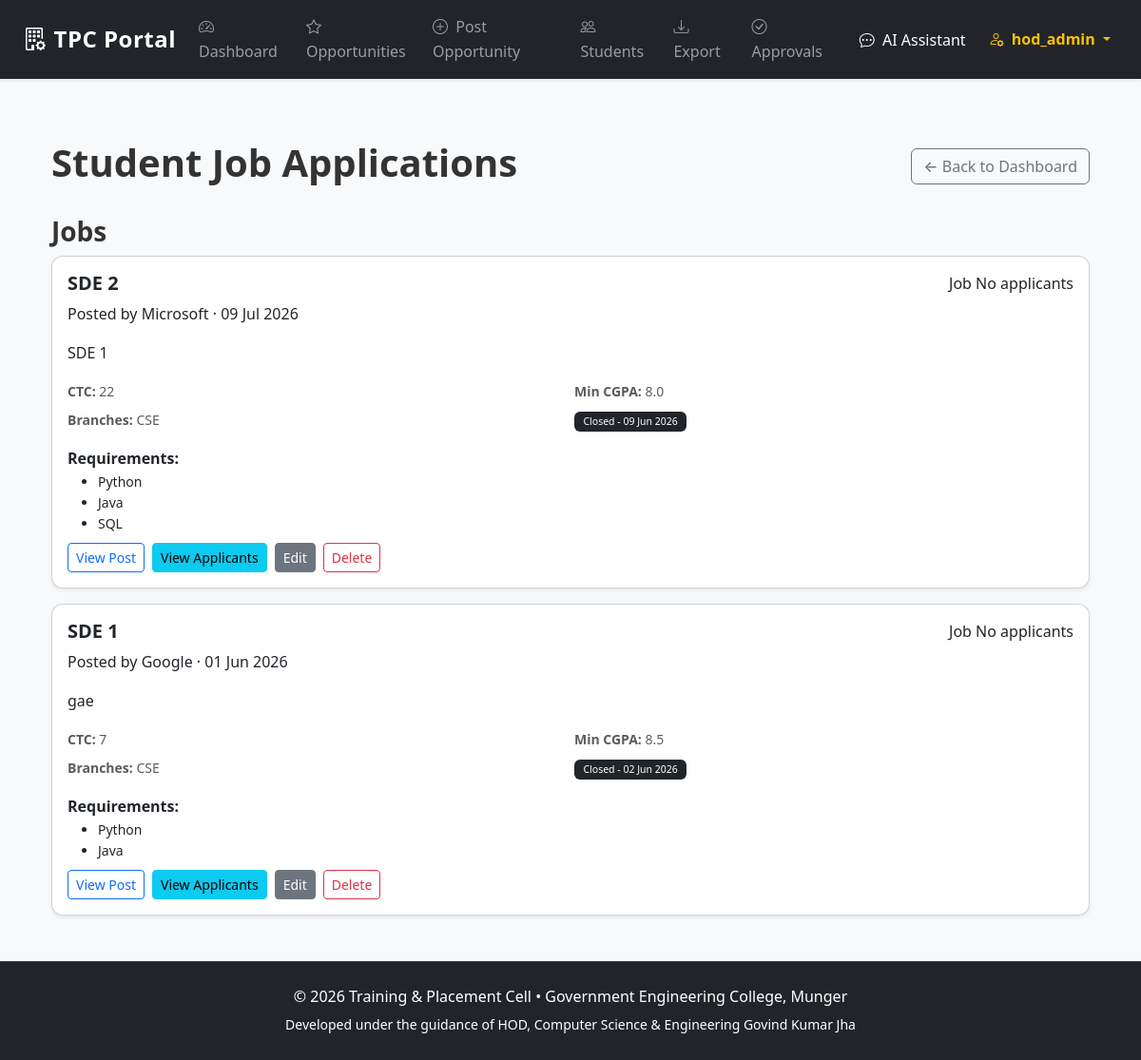
Page /admin/opportunities (signed in) on the committed database.
### app/models.py (models this page shows, shortened)
class User(db.Model):
    __tablename__ = 'users'
    id = db.Column(db.Integer, primary_key=True)
    username = db.Column(db.String(50), unique=True, nullable=False, index=True)
    full_name = db.Column(db.String(100))
    email = db.Column(db.String(120), unique=True, nullable=False, index=True)
    password = db.Column(db.String(255), nullable=False)  # hashed
    role = db.Column(db.String(20), nullable=False)  # Student, HOD, Principal, Corporate, TPO, Admin
    is_active = db.Column(db.Boolean, default=True, nullable=False)
    created_at = db.Column(db.DateTime, default=datetime.utcnow)
    updated_at = db.Column(db.DateTime, default=datetime.utcnow, onupdate=datetime.utcnow)
    student_profile = db.relationship('StudentProfile', back_populates='user', uselist=False, cascade='all, delete-orphan')
    applications = db.relationship('Application', back_populates='student', lazy='dynamic')
    student_verification = db.relationship('StudentVerification', back_populates='user', uselist=False, cascade='all, delete-orphan', foreign_keys='StudentVerification.user_id')
    corporate_profile = db.relationship('CorporateProfile', back_populates='user', uselist=False, cascade='all, delete-orphan', foreign_keys='CorporateProfile.user_id')
    corporate_access_tokens = db.relationship('CorporateAccessToken', back_populates='created_by', lazy='dynamic')

class Opportunity(db.Model):
    __tablename__ = 'opportunities'
    id = db.Column(db.Integer, primary_key=True)
    title = db.Column(db.String(200), nullable=False)
    type = db.Column(db.String(50), nullable=False)  # e.g. Job, Internship, Session, Hackathon, Bootcamp, Seminar
    organizer = db.Column(db.String(150))
    company_name = db.Column(db.String(150))
    description = db.Column(db.Text)
    requirements = db.Column(db.Text)  # JSON string or newline-separated list
    date = db.Column(db.DateTime)
    mode = db.Column(db.String(50))
    ctc = db.Column(db.String(50))  # e.g. "12 LPA", "500/month"
    min_cgpa = db.Column(db.Float)  # Minimum CGPA required
    allowed_branches = db.Column(db.Text)  # comma-separated
    deadline = db.Column(db.DateTime)  # Application deadline
    created_at = db.Column(db.DateTime, default=datetime.utcnow)
    def get_requirements_list(self):
        if not self.requirements:
            return []
        try:
            import json
            data = json.loads(self.requirements)
            if isinstance(data, list):
                return data
        except Exception:
            pass
        return [r.strip() for r in self.requirements.splitlines() if r.strip()]
    def get_deadline_status(self):
        now = datetime.utcnow()
        time_diff = self.deadline - now
        days_left = time_diff.days if time_diff.total_seconds() >= 0 else -1
        if days_left < 0:
            return {
                'color': 'dark',
                'text': 'Closed',
                'days_left': 0,
                'is_closed': True
            }

### app/admin/routes.py (the view)
@bp.route('/opportunities')
@admin_required
def opportunities():
    page = request.args.get('page', 1, type=int)
    query = Opportunity.query.order_by(Opportunity.created_at.desc())
    opps = query.paginate(page=page, per_page=15, error_out=False)
    deadline_statuses = {}
    for opp in opps.items:
        deadline_statuses[opp.id] = opp.get_deadline_status()
    return render_template('admin/applications.html',
                          opportunities=opps.items,
                          deadline_statuses=deadline_statuses)

### templates/admin/applications.html (shortened to what this page needs)
{% extends "base.html" %}
{% block content %}
<div class="container-fluid py-4">
    <div class="d-flex justify-content-between align-items-center mb-4">
        <h1>Student Job Applications</h1>
        <a href="{{ url_for('admin.dashboard') }}" class="btn btn-outline-secondary">
            ← Back to Dashboard
        </a>
    </div>
    {% if opportunities %}
        {% set types = ['Job', 'Internship', 'Session', 'Hackathon', 'Bootcamp', 'Seminar'] %}
        {% set plural = {'Job':'Jobs','Internship':'Internships','Session':'Sessions','Hackathon':'Hackathons','Bootcamp':'Bootcamps','Seminar':'Seminars'} %}
        {% for t in types %}
            {% set items = opportunities|selectattr('type','equalto', t)|list %}
            {% if items %}
                <h3 class="mt-4">{{ plural[t] }}</h3>
                <div class="row g-3">
                    {% for opp in items %}
                        <div class="col-12">
                            <article class="card shadow-sm">
                                <div class="card-body">
                                    <div class="d-flex justify-content-between align-items-start mb-2\">
                                        <div>
                                            <h5 class=\"card-title mb-1\">{{ opp.title }}</h5>
                                            <p class=\"mb-0 small text-muted\">Posted by {{ opp.organizer or opp.company_name or 'Admin' }} · {{ opp.date.strftime('%d %b %Y') if opp.date else 'TBA' }}</p>
                                        </div>
                                        <div class=\"text-end\">
                                            <span class=\"badge bg-info text-dark\">{{ opp.type }}</span>
                                            <span class=\"badge bg-primary d-block mt-2\">
                                                {% set app_count = opp.applications|length if opp.applications else 0 %}
                                                {% if app_count > 0 %}
                                                    {{ app_count }} Applicants
                                                {% else %}
                                                    No applicants
                                                {% endif %}
                                            </span>
                                        </div>
                                    </div>
                                    <p class="card-text">{{ opp.description or 'No description provided.' }}</p>
                                    {% if opp.type in ['Job', 'Internship'] %}
                                    <div class="row g-2 mb-3 small text-muted">
                                        <div class="col-6">
                                            <strong>CTC:</strong> {{ opp.ctc or '—' }}
                                        </div>
                                        <div class="col-6">
                                            <strong>Min CGPA:</strong> {{ opp.min_cgpa or '—' }}
                                        </div>
                                        <div class="col-6">
                                            <strong>Branches:</strong> {{ opp.allowed_branches or '—' }}
                                        </div>
                                        <div class="col-6">
                                            {% if deadline_statuses and opp.id in deadline_statuses %}
                                                {% set status = deadline_statuses[opp.id] %}
                                                <span class="badge bg-{{ status.color }}"
                                                      title="{% if status.days_left is not none %}{{ status.days_left }} days left{% endif %}">
                                                    {{ status.text }} - {{ opp.deadline.strftime('%d %b %Y') if opp.deadline else 'TBA' }}
                                                </span>
                                            {% else %}
                                                <strong>Deadline:</strong> {{ opp.deadline.strftime('%d %b %Y') if opp.deadline else 'TBA' }}
                                            {% endif %}
                                        </div>
                                    </div>
                                    {% endif %}
                                    <div class="mb-2">
                                        <strong>Requirements:</strong>
                                        {% set reqs = opp.get_requirements_list() %}
                                        {% if reqs %}
                                            <ul class="mb-0">
                                                {% for req in reqs %}
                                                    <li class="small">{{ req }}</li>
                                                {% endfor %}
                                            </ul>
                                        {% else %}
                                            <p class="mb-0 small text-muted">No specific requirements</p>
                                        {% endif %}
                                    </div>
                                    <div class="d-flex gap-2">
                                        <a href="{{ url_for('admin.view_opportunity', opp_id=opp.id) }}" class="btn btn-sm btn-outline-primary">View Post</a>
                                        <a href="{{ url_for('admin.opportunity_applicants', opp_id=opp.id) }}" class="btn btn-sm btn-info">View Applicants</a>
                                        <a href="{{ url_for('admin.edit_opportunity', opp_id=opp.id) }}" class="btn btn-sm btn-secondary">Edit</a>
                                        <form action="{{ url_for('admin.delete_opportunity', opp_id=opp.id) }}" method="post" class="d-inline">
                                            <button type="submit" class="btn btn-sm btn-outline-danger" onclick="return confirm('Delete this opportunity?')">Delete</button>
                                        </form>
                                    </div>
                                </div>
                            </article>
                        </div>
                    {% endfor %}
                </div>
            {% endif %}
        {% endfor %}
    {% else %}
        <div class="text-center py-5">
            <h3 class="text-muted">No opportunities found</h3>
        </div>
    {% endif %}
</div>
{% endblock %}

### templates/base.html (shortened to what this page needs)
<!DOCTYPE html>
<html lang="en">
<head>
    <link href="https://cdn.jsdelivr.net/npm/bootstrap@5.3.3/dist/css/bootstrap.min.css"
          rel="stylesheet"
>
    <link rel="stylesheet" href="https://cdn.jsdelivr.net/npm/bootstrap-icons@1.11.3/font/bootstrap-icons.min.css">
    <link rel="stylesheet" href="{{ url_for('static', filename='css/styles.css') }}">
</head>
<body class="bg-light">
    <nav class="navbar navbar-expand-lg navbar-dark bg-dark shadow-sm">
        <div class="container-fluid px-4">
            <a class="navbar-brand fw-bold fs-4" href="{{ url_for('main.index') }}">
                <i class="bi bi-building-gear me-2"></i>TPC Portal
            </a>
            <div class="collapse navbar-collapse" id="navbarNav">
                <ul class="navbar-nav ms-auto align-items-center">
                    {% if 'user_id' in session %}
                        {% if session.role in ['Admin', 'TPO', 'HOD'] %}
                            <li class="nav-item">
                                <a class="nav-link" href="{{ url_for('admin.dashboard') }}">
                                    <i class="bi bi-speedometer2 me-1"></i> Dashboard
                                </a>
                            </li>
                            <li class="nav-item">
                                <a class="nav-link" href="{{ url_for('admin.opportunities') }}">
                                    <i class="bi bi-star me-1"></i> Opportunities
                                </a>
                            </li>
                            <li class="nav-item">
                                <a class="nav-link" href="{{ url_for('admin.new_opportunity') }}">
                                    <i class="bi bi-plus-circle me-1"></i> Post Opportunity
                                </a>
                            </li>
                            <li class="nav-item">
                                <a class="nav-link" href="{{ url_for('admin.view_students') }}">
                                    <i class="bi bi-people me-1"></i> Students
                                </a>
                            </li>
                            <li class="nav-item">
                                <a class="nav-link" href="{{ url_for('admin.export_students') }}">
                                    <i class="bi bi-download me-1"></i> Export
                                </a>
                            </li>
                            {% if session.role == 'TPO' %}
                                <li class="nav-item">
                                    <a class="nav-link" href="{{ url_for('tpo.approve_students') }}">
                                        <i class="bi bi-check-circle me-1"></i> Approvals
                                    </a>
                                </li>
                            {% elif session.role == 'HOD' %}
                                <li class="nav-item">
                                    <a class="nav-link" href="{{ url_for('hod.approve_students') }}">
                                        <i class="bi bi-check-circle me-1"></i> Approvals
                                    </a>
                                </li>
                            {% endif %}
                        {% elif session.role == 'Principal' %}
                            <li class="nav-item">
                                <a class="nav-link" href="{{ url_for('principal.dashboard') }}">
                                    <i class="bi bi-speedometer2 me-1"></i> Dashboard
                                </a>
                            </li>
                        {% endif %}
                        <li class="nav-item ms-2">
                            <a class="nav-link btn btn-sm btn-info text-white" href="{{ url_for('chatbot.chatbot_page') }}">
                                <i class="bi bi-chat-dots me-1"></i> AI Assistant
                            </a>
                        </li>
                        <li class="nav-item dropdown ms-2">
                            <a class="nav-link dropdown-toggle text-warning fw-semibold" href="#" id="userDropdown" role="button" data-bs-toggle="dropdown" aria-expanded="false">
                                <i class="bi bi-person-gear me-1"></i> {{ session.username if 'username' in session else 'Account' }}
                            </a>
                        </li>
                    {% endif %}
                </ul>
            </div>
        </div>
    </nav>
    <main class="container py-4 fade-in-content">
        {% block content %}{% endblock %}
    </main>
    <footer class="bg-dark text-white text-center py-4 mt-auto">
        <div class="container">
            <p class="mb-1">
                © {{ current_year }} Training & Placement Cell •
                <a href="#" class="text-white text-decoration-none">Government Engineering College, Munger</a>
            </p>
            <small> Developed under the guidance of HOD, Computer Science & Engineering Govind Kumar Jha </small>
        </div>
    </footer>
</body>
</html>

### static/css/styles.css (style rules this page uses)
:root { --primary: #0d6efd; --primary-dark: #0b5ed7; --success: #198754; --warning: #ffc107; --danger: #dc3545; --info: #0dcaf0; --light-bg: #f8f9fa; --dark-bg: #212529; }
body { font-family: 'Segoe UI', system-ui, -apple-system, sans-serif; background-color: var(--light-bg); color: #333; line-height: 1.6; }
h1, h2, h3, h4, h5, h6 { font-weight: 600; }
main { min-height: calc(100vh - 180px); }
.navbar-dark .navbar-brand { font-weight: 700; letter-spacing: 0.5px; }
.nav-link { transition: color 0.2s ease; }
.card { border-radius: 12px; overflow: hidden; }
.shadow-sm { box-shadow: 0 0.125rem 0.25rem rgba(0, 0, 0, 0.075) !important; }
.btn { font-weight: 500; transition: all 0.15s ease; white-space: nowrap; }
.badge { font-weight: 500; padding: 0.5em 0.9em; }
footer { border-top: 1px solid #343a40; }
.fade-in-content { opacity: 0; animation: fadeInContent 0.4s ease-out 0.1s forwards; }
.card { transition: all 0.3s ease; }
.btn { transition: all 0.2s ease; }

### rows in the picture
User: username "hod_admin"
Opportunity: title "SDE 2", organizer "Microsoft", date "09 Jul 2026", type "Job", description "SDE 1", ctc "22", min_cgpa "8.0", allowed_branches "CSE", text "Closed", deadline "09 Jun 2026", reqs "Python" "Java" "SQL"
Opportunity: title "SDE 1", organizer "Google", date "01 Jun 2026", type "Job", description "gae", ctc "7", min_cgpa "8.5", allowed_branches "CSE", text "Closed", deadline "02 Jun 2026", reqs "Python" "Java"

### other values in the picture
{{ plural[t] }} "Jobs"
